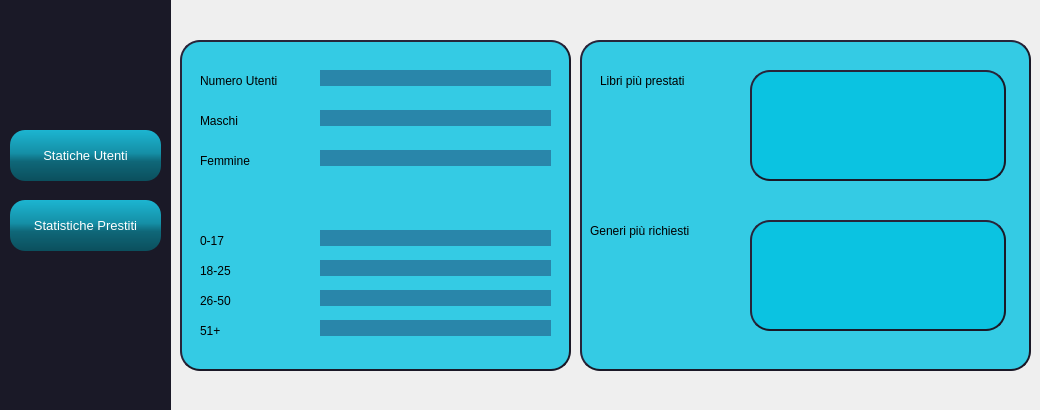
<?xml version="1.0" encoding="UTF-8"?>
<ui version="4.0">
 <class>CatalogingView</class>
 <widget class="QMainWindow" name="CatalogingView">
  <property name="geometry">
   <rect>
    <x>0</x>
    <y>0</y>
    <width>1040</width>
    <height>410</height>
   </rect>
  </property>
  <property name="sizePolicy">
   <sizepolicy hsizetype="Fixed" vsizetype="Fixed">
    <horstretch>0</horstretch>
    <verstretch>0</verstretch>
   </sizepolicy>
  </property>
  <property name="minimumSize">
   <size>
    <width>1040</width>
    <height>410</height>
   </size>
  </property>
  <property name="maximumSize">
   <size>
    <width>1040</width>
    <height>410</height>
   </size>
  </property>
  <property name="baseSize">
   <size>
    <width>1200</width>
    <height>735</height>
   </size>
  </property>
  <property name="windowTitle">
   <string>Babelib</string>
  </property>
  <property name="autoFillBackground">
   <bool>false</bool>
  </property>
  <widget class="QWidget" name="centralwidget">
   <widget class="QFrame" name="menu_frame">
    <property name="geometry">
     <rect>
      <x>0</x>
      <y>0</y>
      <width>171</width>
      <height>591</height>
     </rect>
    </property>
    <property name="styleSheet">
     <string notr="true">border:none;
background-color:rgb(26, 25, 39);
</string>
    </property>
    <property name="frameShape">
     <enum>QFrame::StyledPanel</enum>
    </property>
    <property name="frameShadow">
     <enum>QFrame::Raised</enum>
    </property>
    <widget class="QLabel" name="logo_icon">
     <property name="geometry">
      <rect>
       <x>0</x>
       <y>0</y>
       <width>171</width>
       <height>121</height>
      </rect>
     </property>
     <property name="styleSheet">
      <string notr="true">background-color:transparent;</string>
     </property>
     <property name="text">
      <string/>
     </property>
     <property name="textFormat">
      <enum>Qt::RichText</enum>
     </property>
     <property name="pixmap">
      <pixmap>../img/Babelib-removebg-preview.png</pixmap>
     </property>
     <property name="scaledContents">
      <bool>false</bool>
     </property>
     <property name="alignment">
      <set>Qt::AlignCenter</set>
     </property>
    </widget>
    <widget class="QPushButton" name="go_back_button">
     <property name="geometry">
      <rect>
       <x>0</x>
       <y>300</y>
       <width>171</width>
       <height>101</height>
      </rect>
     </property>
     <property name="styleSheet">
      <string notr="true">background-color:transparent;</string>
     </property>
     <property name="text">
      <string/>
     </property>
     <property name="icon">
      <iconset>
       <normaloff>../img/go back.png</normaloff>../img/go back.png</iconset>
     </property>
     <property name="iconSize">
      <size>
       <width>40</width>
       <height>40</height>
      </size>
     </property>
    </widget>
    <widget class="QPushButton" name="user_stats">
     <property name="enabled">
      <bool>false</bool>
     </property>
     <property name="geometry">
      <rect>
       <x>10</x>
       <y>130</y>
       <width>151</width>
       <height>51</height>
      </rect>
     </property>
     <property name="styleSheet">
      <string notr="true">background-color:qlineargradient(spread:pad, x1:0, y1:0, x2:0, y2:1, stop:0 rgba(28, 181, 209, 255), stop:0.454545 rgba(21, 143, 166, 255), stop:0.619318 rgba(15, 103, 120, 255), stop:1 rgba(11, 79, 93, 255));
color:rgb(255, 255, 255);
font: 10pt;
border-radius:15px;
border: none
</string>
     </property>
     <property name="text">
      <string>Statiche Utenti</string>
     </property>
     <property name="icon">
      <iconset>
       <normaloff>../img/profile.png</normaloff>../img/profile.png</iconset>
     </property>
     <property name="iconSize">
      <size>
       <width>30</width>
       <height>30</height>
      </size>
     </property>
    </widget>
    <widget class="QPushButton" name="loan_stats">
     <property name="enabled">
      <bool>false</bool>
     </property>
     <property name="geometry">
      <rect>
       <x>10</x>
       <y>200</y>
       <width>151</width>
       <height>51</height>
      </rect>
     </property>
     <property name="styleSheet">
      <string notr="true">background-color:qlineargradient(spread:pad, x1:0, y1:0, x2:0, y2:1, stop:0 rgba(28, 181, 209, 255), stop:0.454545 rgba(21, 143, 166, 255), stop:0.619318 rgba(15, 103, 120, 255), stop:1 rgba(11, 79, 93, 255));
color:rgb(255, 255, 255);
font: 10pt;
border-radius:15px;
border: none
</string>
     </property>
     <property name="text">
      <string>Statistiche Prestiti</string>
     </property>
     <property name="icon">
      <iconset>
       <normaloff>../img/Icona Prestito.png</normaloff>../img/Icona Prestito.png</iconset>
     </property>
     <property name="iconSize">
      <size>
       <width>30</width>
       <height>30</height>
      </size>
     </property>
    </widget>
   </widget>
   <widget class="QFrame" name="cataloging_frame">
    <property name="geometry">
     <rect>
      <x>180</x>
      <y>40</y>
      <width>391</width>
      <height>331</height>
     </rect>
    </property>
    <property name="minimumSize">
     <size>
      <width>0</width>
      <height>1</height>
     </size>
    </property>
    <property name="styleSheet">
     <string notr="true">border-radius: 20px;
border-style: outset;
border-width: 2px;
border-color:rgb(27,25,39);
background-color:rgba(0, 192, 225, 200)</string>
    </property>
    <property name="frameShape">
     <enum>QFrame::StyledPanel</enum>
    </property>
    <property name="frameShadow">
     <enum>QFrame::Raised</enum>
    </property>
    <widget class="QLabel" name="title_label">
     <property name="geometry">
      <rect>
       <x>20</x>
       <y>30</y>
       <width>121</width>
       <height>21</height>
      </rect>
     </property>
     <property name="styleSheet">
      <string notr="true">font: 75 bold 11pt &quot;Arial&quot;;
border:none;
background-color:none;</string>
     </property>
     <property name="text">
      <string>Numero Utenti</string>
     </property>
    </widget>
    <widget class="QLabel" name="author_label">
     <property name="geometry">
      <rect>
       <x>20</x>
       <y>70</y>
       <width>121</width>
       <height>21</height>
      </rect>
     </property>
     <property name="styleSheet">
      <string notr="true">font: 75 bold 11pt &quot;Arial&quot;;
border:none;
background-color:none;</string>
     </property>
     <property name="text">
      <string>Maschi</string>
     </property>
    </widget>
    <widget class="QLabel" name="material_label">
     <property name="geometry">
      <rect>
       <x>20</x>
       <y>110</y>
       <width>121</width>
       <height>21</height>
      </rect>
     </property>
     <property name="styleSheet">
      <string notr="true">font: 75 bold 11pt &quot;Arial&quot;;
border:none;
background-color:none;</string>
     </property>
     <property name="text">
      <string>Femmine</string>
     </property>
    </widget>
    <widget class="QLabel" name="material_label_2">
     <property name="geometry">
      <rect>
       <x>20</x>
       <y>190</y>
       <width>121</width>
       <height>21</height>
      </rect>
     </property>
     <property name="styleSheet">
      <string notr="true">font: 75 bold 11pt &quot;Arial&quot;;
border:none;
background-color:none;</string>
     </property>
     <property name="text">
      <string>0-17</string>
     </property>
    </widget>
    <widget class="QLabel" name="material_label_6">
     <property name="geometry">
      <rect>
       <x>20</x>
       <y>220</y>
       <width>121</width>
       <height>21</height>
      </rect>
     </property>
     <property name="styleSheet">
      <string notr="true">font: 75 bold 11pt &quot;Arial&quot;;
border:none;
background-color:none;</string>
     </property>
     <property name="text">
      <string>18-25</string>
     </property>
    </widget>
    <widget class="QLabel" name="material_label_7">
     <property name="geometry">
      <rect>
       <x>20</x>
       <y>250</y>
       <width>121</width>
       <height>21</height>
      </rect>
     </property>
     <property name="styleSheet">
      <string notr="true">font: 75 bold 11pt &quot;Arial&quot;;
border:none;
background-color:none;</string>
     </property>
     <property name="text">
      <string>26-50</string>
     </property>
    </widget>
    <widget class="QLabel" name="material_label_8">
     <property name="geometry">
      <rect>
       <x>20</x>
       <y>280</y>
       <width>121</width>
       <height>21</height>
      </rect>
     </property>
     <property name="styleSheet">
      <string notr="true">font: 75 bold 11pt &quot;Arial&quot;;
border:none;
background-color:none;</string>
     </property>
     <property name="text">
      <string>51+</string>
     </property>
    </widget>
    <widget class="QLabel" name="n_users">
     <property name="geometry">
      <rect>
       <x>140</x>
       <y>30</y>
       <width>231</width>
       <height>16</height>
      </rect>
     </property>
     <property name="styleSheet">
      <string notr="true">background-color:rgba(23, 28, 78, 100);
color:rgb(255, 255, 255);
border-radius: 20px;
border-style: solid;
border:none;
text-align: center;</string>
     </property>
     <property name="text">
      <string/>
     </property>
    </widget>
    <widget class="QLabel" name="foneplus">
     <property name="geometry">
      <rect>
       <x>140</x>
       <y>280</y>
       <width>231</width>
       <height>16</height>
      </rect>
     </property>
     <property name="styleSheet">
      <string notr="true">background-color:rgba(23, 28, 78, 100);
color:rgb(255, 255, 255);
border-radius: 20px;
border-style: solid;
border:none;
text-align: center;</string>
     </property>
     <property name="text">
      <string/>
     </property>
    </widget>
    <widget class="QLabel" name="zero_seventeen">
     <property name="geometry">
      <rect>
       <x>140</x>
       <y>190</y>
       <width>231</width>
       <height>16</height>
      </rect>
     </property>
     <property name="styleSheet">
      <string notr="true">background-color:rgba(23, 28, 78, 100);
color:rgb(255, 255, 255);
border-radius: 20px;
border-style: solid;
border:none;
text-align: center;</string>
     </property>
     <property name="text">
      <string/>
     </property>
    </widget>
    <widget class="QLabel" name="male">
     <property name="geometry">
      <rect>
       <x>140</x>
       <y>70</y>
       <width>231</width>
       <height>16</height>
      </rect>
     </property>
     <property name="styleSheet">
      <string notr="true">background-color:rgba(23, 28, 78, 100);
color:rgb(255, 255, 255);
border-radius: 20px;
border-style: solid;
border:none;
text-align: center;</string>
     </property>
     <property name="text">
      <string/>
     </property>
    </widget>
    <widget class="QLabel" name="tsixfifty">
     <property name="geometry">
      <rect>
       <x>140</x>
       <y>250</y>
       <width>231</width>
       <height>16</height>
      </rect>
     </property>
     <property name="styleSheet">
      <string notr="true">background-color:rgba(23, 28, 78, 100);
color:rgb(255, 255, 255);
border-radius: 20px;
border-style: solid;
border:none;
text-align: center;</string>
     </property>
     <property name="text">
      <string/>
     </property>
    </widget>
    <widget class="QLabel" name="eighteentfive">
     <property name="geometry">
      <rect>
       <x>140</x>
       <y>220</y>
       <width>231</width>
       <height>16</height>
      </rect>
     </property>
     <property name="styleSheet">
      <string notr="true">background-color:rgba(23, 28, 78, 100);
color:rgb(255, 255, 255);
border-radius: 20px;
border-style: solid;
border:none;
text-align: center;</string>
     </property>
     <property name="text">
      <string/>
     </property>
    </widget>
    <widget class="QLabel" name="female">
     <property name="geometry">
      <rect>
       <x>140</x>
       <y>110</y>
       <width>231</width>
       <height>16</height>
      </rect>
     </property>
     <property name="styleSheet">
      <string notr="true">background-color:rgba(23, 28, 78, 100);
color:rgb(255, 255, 255);
border-radius: 20px;
border-style: solid;
border:none;
text-align: center;</string>
     </property>
     <property name="text">
      <string/>
     </property>
    </widget>
   </widget>
   <widget class="QFrame" name="cataloging_frame_2">
    <property name="geometry">
     <rect>
      <x>580</x>
      <y>40</y>
      <width>451</width>
      <height>331</height>
     </rect>
    </property>
    <property name="minimumSize">
     <size>
      <width>0</width>
      <height>1</height>
     </size>
    </property>
    <property name="styleSheet">
     <string notr="true">border-radius: 20px;
border-style: outset;
border-width: 2px;
border-color:rgb(27,25,39);
background-color:rgba(0, 192, 225, 200)</string>
    </property>
    <property name="frameShape">
     <enum>QFrame::StyledPanel</enum>
    </property>
    <property name="frameShadow">
     <enum>QFrame::Raised</enum>
    </property>
    <widget class="QLabel" name="author_label_3">
     <property name="geometry">
      <rect>
       <x>10</x>
       <y>180</y>
       <width>151</width>
       <height>21</height>
      </rect>
     </property>
     <property name="styleSheet">
      <string notr="true">font: 75 bold 11pt &quot;Arial&quot;;
border:none;
background-color:none;</string>
     </property>
     <property name="text">
      <string>Generi più richiesti</string>
     </property>
    </widget>
    <widget class="QLabel" name="title_label_3">
     <property name="geometry">
      <rect>
       <x>20</x>
       <y>30</y>
       <width>121</width>
       <height>21</height>
      </rect>
     </property>
     <property name="styleSheet">
      <string notr="true">font: 75 bold 11pt &quot;Arial&quot;;
border:none;
background-color:none;</string>
     </property>
     <property name="text">
      <string>Libri più prestati</string>
     </property>
    </widget>
    <widget class="QListView" name="listView">
     <property name="geometry">
      <rect>
       <x>170</x>
       <y>30</y>
       <width>256</width>
       <height>111</height>
      </rect>
     </property>
    </widget>
    <widget class="QListView" name="listView_2">
     <property name="geometry">
      <rect>
       <x>170</x>
       <y>180</y>
       <width>256</width>
       <height>111</height>
      </rect>
     </property>
    </widget>
   </widget>
   <widget class="QLabel" name="label_6">
    <property name="geometry">
     <rect>
      <x>140</x>
      <y>-200</y>
      <width>1321</width>
      <height>1001</height>
     </rect>
    </property>
    <property name="text">
     <string/>
    </property>
    <property name="textFormat">
     <enum>Qt::RichText</enum>
    </property>
    <property name="pixmap">
     <pixmap>../img/background_blur.jpg</pixmap>
    </property>
    <property name="scaledContents">
     <bool>true</bool>
    </property>
   </widget>
   <zorder>label_6</zorder>
   <zorder>menu_frame</zorder>
   <zorder>cataloging_frame</zorder>
   <zorder>cataloging_frame_2</zorder>
  </widget>
  <action name="actionModifica">
   <property name="text">
    <string>Modifica</string>
   </property>
  </action>
 </widget>
 <resources/>
 <connections/>
</ui>
